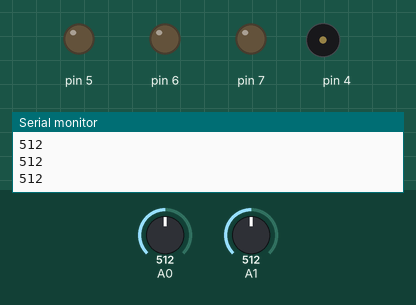
Bench run of a sketch on a simulated Arduino Uno, built with avr-gcc and run on an emulated ATmega328P. On the bench: output pins drawn as LEDs (lit = HIGH), buzzer (waves = sounding), the last lines printed to the serial monitor. The test bench sets the inputs (shaded band); at power-on: A0 = 512, A1 = 512.

Above: at 1.2 s.
1.3 s: A0 set to 108
2.8 s: A0 set to 91
At 3.2 s:
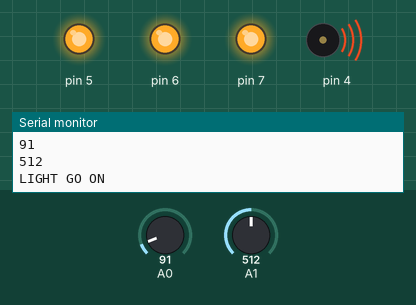
4.3 s: A0 set to 110
At 5.5 s:
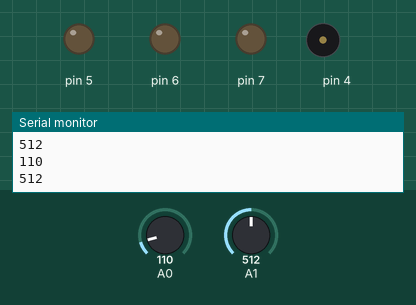
5.8 s: A0 set to 90
At 6.8 s:
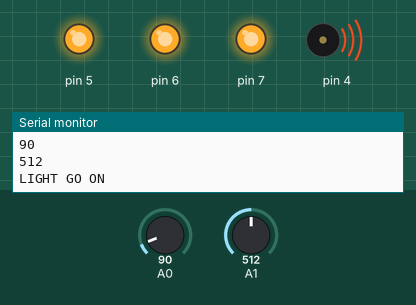
Timing chart, 0 to 8.3 s (numbered marks = the images above; inputs shaded):
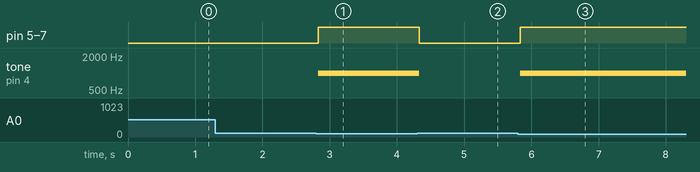

Measured:
- the behaviour switches between 100 and 99 on A0 (found by bisection; images 0 and 1)
- after the input at 2.8 s, pin 5–7: LOW → HIGH at once; tone on pin 4: silent → 1000 Hz at once
- after the input at 4.3 s, pin 5–7: HIGH → LOW at once; tone on pin 4: 1000 Hz → silent at once
- after the input at 5.8 s, pin 5–7: LOW → HIGH at once; tone on pin 4: silent → 1000 Hz at once

The sketch:

sketch_baby.ino
```cpp
int led = 7;
int len = 2;
int threshold = 100;

void setup() {
  // put your setup code here, to run once:
  Serial.begin(9600);
  pinitialize();
}

void loop() {
  // put your main code here, to run repeatedly:
  Serial.println();
  int sens[len];
  for(int i = 0; i < len; i++)
  {
    sens[i] = analogRead(i);
    Serial.println(sens[i]);
  }
  int val = minInArray(sens, len);
  if(val < threshold)
  {
    Serial.println("LIGHT GO ON");
    hit();
  }
  else
  {
    lightsOff();
    noTone(4);
  }
}

void hit()
{
  lightsOn();
  tone(4, 1000);
  delay(1500);
}

void pinitialize()
{
  pinMode(5, OUTPUT);
  pinMode(6, OUTPUT);
  pinMode(7, OUTPUT);
  pinMode(4, OUTPUT);
}

void lightsOn()
{
  digitalWrite(5, HIGH);
  digitalWrite(6, HIGH);
  digitalWrite(7, HIGH);
}

void lightsOff()
{
  digitalWrite(5, LOW);
  digitalWrite(6, LOW);
  digitalWrite(7, LOW);
}

int maxInArray(int arr[], int len)
{
  int index = 0;
  for(int j = 0; j < len; j++)
  {
    if(arr[j] > arr[index])
      index = j;
  }

  return arr[index];
}

int minInArray(int arr[], int len)
{
  int index = 0;
  for(int j = 0; j < len; j++)
  {
    if(arr[j] < arr[index])
      index = j;
  }

  return arr[index];
}
```
